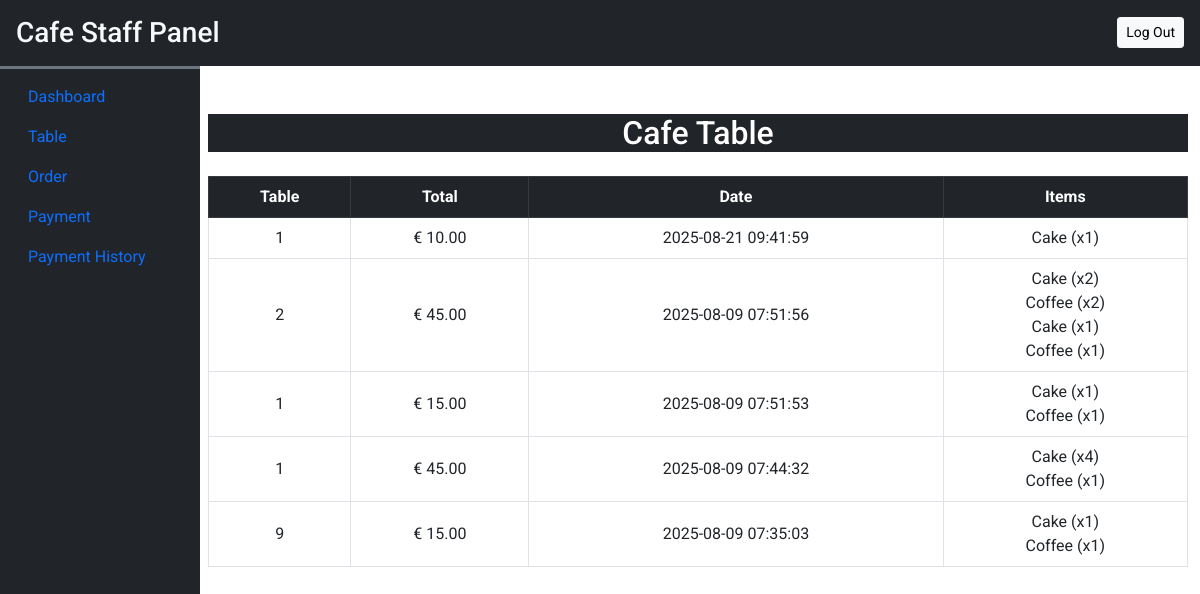
/cafefoodordering/admin/history.php, run on the app's committed database.
### tables this page shows
CREATE TABLE `payments` (
  `id` int(11) NOT NULL,
  `table_id` int(11) NOT NULL,
  `total` decimal(10,2) NOT NULL,
  `date` timestamp NOT NULL DEFAULT current_timestamp()
);

CREATE TABLE `cafetable` (
  `id` int(50) NOT NULL,
  `tablenumber` int(100) NOT NULL,
  `status` tinyint(1) NOT NULL
);

CREATE TABLE `payment_items` (
  `id` int(11) NOT NULL,
  `payment_id` int(11) NOT NULL,
  `item` varchar(300) NOT NULL,
  `amount` int(11) NOT NULL
);

### cafefoodordering/admin/history.php (the view, shortened to what this page needs)
<?php
    require('inc/config.php');
    $sql = "SELECT p.id, p.table_id, p.total, p.date, c.tablenumber AS table_name
        FROM payments p
        LEFT JOIN cafetable c ON p.table_id = c.id
        ORDER BY p.date DESC";
    $res = $conn->query($sql);
?>
<!DOCTYPE html>
<html lang="en">
    <head>
        <?php require('inc/link.php')?>
    </head>
    <body>
        <?php require('inc/header.php')?>
        <div class="container-fluid mt-5 ">
            <div class="col-lg-10 overflow-hidden ms-auto">
                <h2 class="mb-4 text-center text-white bg-dark">Cafe Table</h2>
                <div class="scrollable-table">
                    <table class="table table-bordered text-center align-middle">
                        <thead class="table-dark">
                            <tr>
                                <th>Table</th>
                                <th>Total</th>
                                <th>Date</th>
                                <th>Items</th>
                            </tr>
                        </thead>
                        <tbody>
                            <?php if ($res && $res->num_rows > 0): ?>
                                <?php while ($row = $res->fetch_assoc()): ?>
                                    <tr>
                                        <td><?= htmlspecialchars($row['table_name'] ?? 'Table '.$row['table_id']) ?></td>
                                        <td>€ <?= number_format($row['total'], 2) ?></td>
                                        <td><?= htmlspecialchars($row['date']) ?></td>
                                        <td class="text-center">
                                            <?php
                                            $items_res = $conn->query("SELECT item, amount FROM payment_items WHERE payment_id = " . intval($row['id']));
                                            while ($item = $items_res->fetch_assoc()) {
                                                echo htmlspecialchars($item['item']) . " (x" . $item['amount'] . ")<br>";
                                            }
                                            ?>
                                        </td>
                                    </tr>
                                <?php endwhile; ?>
                            <?php else: ?>
                                <tr>
                                    <td colspan="5" class="text-center text-muted">No payment history found.</td>
                                </tr>
                            <?php endif; ?>
                        </tbody>
                    </table>
                </div>
            </div>
        </div>
    </body>
</html>

### cafefoodordering/admin/inc/link.php (shortened to what this page needs)
<link href="https://cdn.jsdelivr.net/npm/bootstrap@5.0.2/dist/css/bootstrap.min.css" rel="stylesheet">
<link rel="stylesheet" href="https://cdn.jsdelivr.net/npm/bootstrap-icons@1.11.3/font/bootstrap-icons.min.css">
<link rel="stylesheet" href="css/common.css">

### cafefoodordering/admin/inc/header.php (shortened to what this page needs)
<div class="container-fluid bg-dark text-light p-3 d-flex align-items-center justify-content-between sticky-top">
    <h3 class="mb-0">Cafe Staff Panel</h3>
    <a href="logout.php" class="btn btn-light btn-sm">Log Out</a>
</div>
<div class="col-lg-2 bg-dark border-top border-3 border-secondary" id="dashboard-menu">
    <nav class="navbar navbar-expand-lg navbar-dark">
        <div class="container-fluid flex-lg-column align-items-stretch">
            <div class="collapse navbar-collapse flex-column align-items-stretch" id="filterDropDown">
                <ul class="nav nav-pills flex-column">
                    <li class="nav-item">
                        <a class="nav-link" href="dashboard.php">Dashboard</a>
                    </li>
                    <li class="nav-item">
                        <a class="nav-link" href="table.php">Table</a>
                    </li>
                    <li class="nav-item">
                        <a class="nav-link" href="order.php">Order</a>
                    </li>
                    <li class="nav-item">
                        <a class="nav-link" href="payment.php">Payment</a>
                    </li>
                    <li class="nav-item">
                        <a class="nav-link" href="history.php">Payment History</a>
                    </li>
                </ul>
            </div>
        </div>
    </nav>
</div>

### cafefoodordering/admin/css/common.css (style rules this page uses)
:root { --teal:rgb(41, 170, 151); --teal_hover:rgb(23, 97, 86); }
* { font-family: "Roboto", sans-serif; }
#dashboard-menu { position: fixed; height: 100%; }
.scrollable-table { max-height: 1000px; overflow-y: auto; display: block; }
.table tbody { max-height: 400px; overflow-y: scroll; }
thead { color: white; position: sticky; top: 0; z-index: 1; }

### data on the page
payments: table.tablenumber "1", total "10.00", date "2025-08-21 09:41:59"
payment_items: item "Cake", amount "1"
payments: table.tablenumber "2", total "45.00", date "2025-08-09 07:51:56"
payment_items: item "Cake", amount "2"
payment_items: item "Coffee", amount "2"
payment_items: item "Cake", amount "1"
payment_items: item "Coffee", amount "1"
payments: table.tablenumber "1", total "15.00", date "2025-08-09 07:51:53"
payment_items: item "Cake", amount "1"
payment_items: item "Coffee", amount "1"
payments: table.tablenumber "1", total "45.00", date "2025-08-09 07:44:32"
payment_items: item "Cake", amount "4"
payment_items: item "Coffee", amount "1"
payments: table.tablenumber "9", total "15.00", date "2025-08-09 07:35:03"
payment_items: item "Cake", amount "1"
payment_items: item "Coffee", amount "1"
